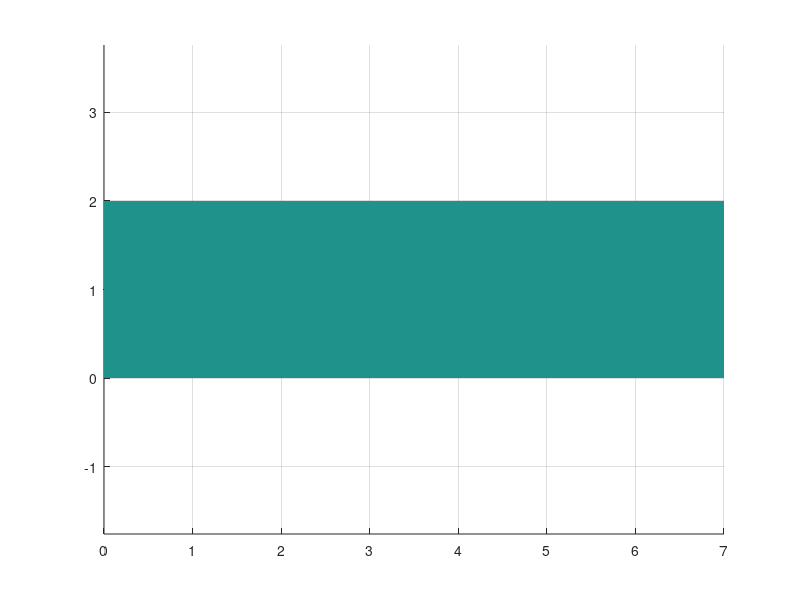

The MATLAB script that drew this image: (Note: this script raises an error after producing the figure.)
%% Plot velocity throughout permeable region
L = 3;
c = 2;
H = 1;
eta = 0.74;
G = 4;
xm = (L+2*c)/2;
Da = 0.3;

x = linspace(0, L+2*c, 100);
y = linspace(0, 2*H, 100);

[xx, yy] = meshgrid(x,y);

c1 = -G/(eta*cosh(eta*L/2)*cos(eta*H));
v_perm = @(x1,x2) c1*sinh(eta*(x1-xm))*((Da - H/2)*cot(eta*H)*sin(eta*(x2-H)) + (x2-H)*cos(eta*(x2-H))/2);

close all
figure
surf(xx,yy,v_perm(xx,yy), 'EdgeColor','none')
view(2)
axis equal

%% Does p(x,y) match p_T at y=0 and y=2H?
params.G = 10;
params.L = 3;
params.c = 2;
params.H = 1;
params.Da = 0.3;
L = params.L;
c = params.c;
G = params.G;
Da = params.Da;

% Newton's method to find lambda1
L1 = sqrt(2*Da);
f = @(L) tan(L)^2-tan(L)/L+1-2*Da;
params.eta = fzero(f,L1);
eta = params.eta;

x1 = linspace(0, L+2*c, 500);
x2 = zeros(size(x1));

p_Fourier = exactPressureFun_Fourier(x1, x2, params);

% Set up for plot
xm = (L+2*c)/2; % midpoint of domain
xL = x1(x1<c & x1>=0);
xC = x1(x1>=c & x1<=L+c);
xR = x1(x1>L+c & x1<=L+2*c);
pL = G*(c-xL+tanh(eta*L/2)/eta);
pC = -G*sinh(eta*(xC-xm))/(eta*cosh(eta*L/2));
pR = G*(L+c-xR-tanh(eta*L/2)/eta);

p_T = [pL, pC, pR];

close all
figure
plot(x1, p_Fourier, '-b', x1, p_T, '--r', 'LineWidth', 2)
